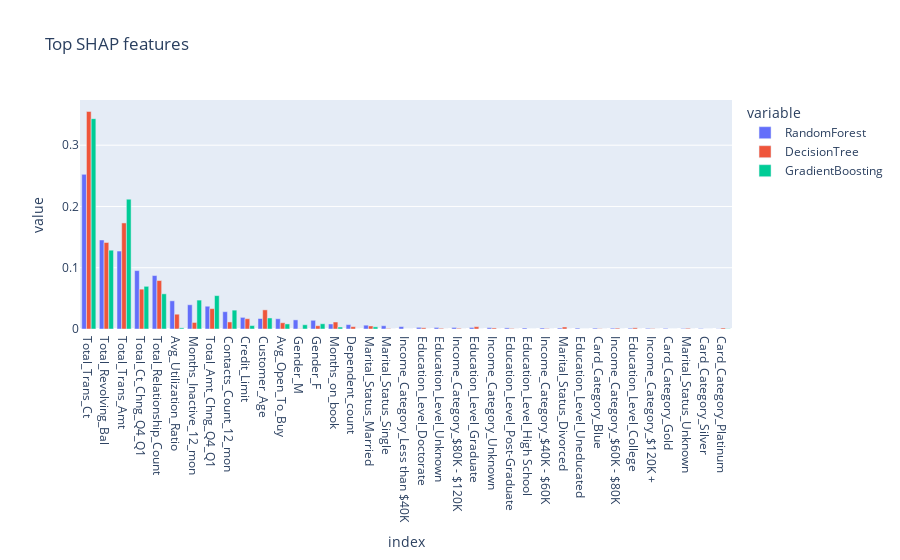

This figure's notebook cell:
### Code cell
fig = px.bar(shap_mean_df.sort_values(by='RandomForest', ascending=False),
                title="Top SHAP features", barmode='group') 

fig.show()

### Figure 1 — Plotly figure (JSON) as saved in the notebook; plotly's stock layout.template omitted (floating-point values rounded to 4 significant figures)
{"data": [{"alignmentgroup": "True", "hovertemplate": "variable=RandomForest<br>index=%{x}<br>value=%{y}<extra></extra>", "legendgroup": "RandomForest", "marker": {"color": "#636efa", "pattern": {"shape": ""}}, "name": "RandomForest", "offsetgroup": "RandomForest", "orientation": "v", "showlegend": true, "textposition": "auto", "type": "bar", "x": ["Total_Trans_Ct", "Total_Revolving_Bal", "Total_Trans_Amt", "Total_Ct_Chng_Q4_Q1", "Total_Relationship_Count", "Avg_Utilization_Ratio", "Months_Inactive_12_mon", "Total_Amt_Chng_Q4_Q1", "Contacts_Count_12_mon", "Credit_Limit", "Customer_Age", "Avg_Open_To_Buy", "Gender_M", "Gender_F", "Months_on_book", "Dependent_count", "Marital_Status_Married", "Marital_Status_Single", "Income_Category_Less than $40K", "Education_Level_Doctorate", "Education_Level_Unknown", "Income_Category_$80K - $120K", "Education_Level_Graduate", "Income_Category_Unknown", "Education_Level_Post-Graduate", "Education_Level_High School", "Income_Category_$40K - $60K", "Marital_Status_Divorced", "Education_Level_Uneducated", "Card_Category_Blue", "Income_Category_$60K - $80K", "Education_Level_College", "Income_Category_$120K +", "Card_Category_Gold", "Marital_Status_Unknown", "Card_Category_Silver", "Card_Category_Platinum"], "xaxis": "x", "y": [0.2524, 0.1453, 0.1272, 0.09535, 0.08724, 0.046, 0.03955, 0.03717, 0.02827, 0.01898, 0.01715, 0.01674, 0.0149, 0.01423, 0.008189, 0.007185, 0.006258, 0.005314, 0.003895, 0.002733, 0.002548, 0.002529, 0.002491, 0.002195, 0.001826, 0.001635, 0.001608, 0.001562, 0.001454, 0.00141, 0.001344, 0.001245, 0.001071, 0.001029, 0.0008467, 0.0008069, 0.0003299], "yaxis": "y"}, {"alignmentgroup": "True", "hovertemplate": "variable=DecisionTree<br>index=%{x}<br>value=%{y}<extra></extra>", "legendgroup": "DecisionTree", "marker": {"color": "#EF553B", "pattern": {"shape": ""}}, "name": "DecisionTree", "offsetgroup": "DecisionTree", "orientation": "v", "showlegend": true, "textposition": "auto", "type": "bar", "x": ["Total_Trans_Ct", "Total_Revolving_Bal", "Total_Trans_Amt", "Total_Ct_Chng_Q4_Q1", "Total_Relationship_Count", "Avg_Utilization_Ratio", "Months_Inactive_12_mon", "Total_Amt_Chng_Q4_Q1", "Contacts_Count_12_mon", "Credit_Limit", "Customer_Age", "Avg_Open_To_Buy", "Gender_M", "Gender_F", "Months_on_book", "Dependent_count", "Marital_Status_Married", "Marital_Status_Single", "Income_Category_Less than $40K", "Education_Level_Doctorate", "Education_Level_Unknown", "Income_Category_$80K - $120K", "Education_Level_Graduate", "Income_Category_Unknown", "Education_Level_Post-Graduate", "Education_Level_High School", "Income_Category_$40K - $60K", "Marital_Status_Divorced", "Education_Level_Uneducated", "Card_Category_Blue", "Income_Category_$60K - $80K", "Education_Level_College", "Income_Category_$120K +", "Card_Category_Gold", "Marital_Status_Unknown", "Card_Category_Silver", "Card_Category_Platinum"], "xaxis": "x", "y": [0.3551, 0.1412, 0.1731, 0.06504, 0.07909, 0.02414, 0.01067, 0.03324, 0.01152, 0.01678, 0.03122, 0.0102, 0.0003914, 0.00534, 0.01139, 0.003794, 0.00494, 0.0008593, 0, 0.001954, 0.001162, 0.001139, 0.003784, 0.001726, 0.0008969, 0, 0.0006693, 0.00323, 0, 0.0004668, 0.001425, 0.001941, 0.0007071, 0, 0.0012, 0, 0.001683], "yaxis": "y"}, {"alignmentgroup": "True", "hovertemplate": "variable=GradientBoosting<br>index=%{x}<br>value=%{y}<extra></extra>", "legendgroup": "GradientBoosting", "marker": {"color": "#00cc96", "pattern": {"shape": ""}}, "name": "GradientBoosting", "offsetgroup": "GradientBoosting", "orientation": "v", "showlegend": true, "textposition": "auto", "type": "bar", "x": ["Total_Trans_Ct", "Total_Revolving_Bal", "Total_Trans_Amt", "Total_Ct_Chng_Q4_Q1", "Total_Relationship_Count", "Avg_Utilization_Ratio", "Months_Inactive_12_mon", "Total_Amt_Chng_Q4_Q1", "Contacts_Count_12_mon", "Credit_Limit", "Customer_Age", "Avg_Open_To_Buy", "Gender_M", "Gender_F", "Months_on_book", "Dependent_count", "Marital_Status_Married", "Marital_Status_Single", "Income_Category_Less than $40K", "Education_Level_Doctorate", "Education_Level_Unknown", "Income_Category_$80K - $120K", "Education_Level_Graduate", "Income_Category_Unknown", "Education_Level_Post-Graduate", "Education_Level_High School", "Income_Category_$40K - $60K", "Marital_Status_Divorced", "Education_Level_Uneducated", "Card_Category_Blue", "Income_Category_$60K - $80K", "Education_Level_College", "Income_Category_$120K +", "Card_Category_Gold", "Marital_Status_Unknown", "Card_Category_Silver", "Card_Category_Platinum"], "xaxis": "x", "y": [0.3433, 0.1286, 0.2119, 0.06967, 0.05742, 0.001858, 0.04718, 0.05449, 0.03079, 0.00559, 0.01802, 0.008268, 0.006939, 0.008532, 0.003213, 3.335e-05, 0.003532, 5.411e-05, 5.019e-05, 0, 0, 0, 2.11e-05, 0, 2.155e-05, 0, 0, 2.904e-05, 0, 0, 0, 0, 2.864e-06, 0, 0, 0, 0.000464], "yaxis": "y"}], "layout": {"barmode": "group", "legend": {"title": {"text": "variable"}, "tracegroupgap": 0}, "title": {"text": "Top SHAP features"}, "xaxis": {"anchor": "y", "domain": [0, 1], "title": {"text": "index"}}, "yaxis": {"anchor": "x", "domain": [0, 1], "title": {"text": "value"}}}}
